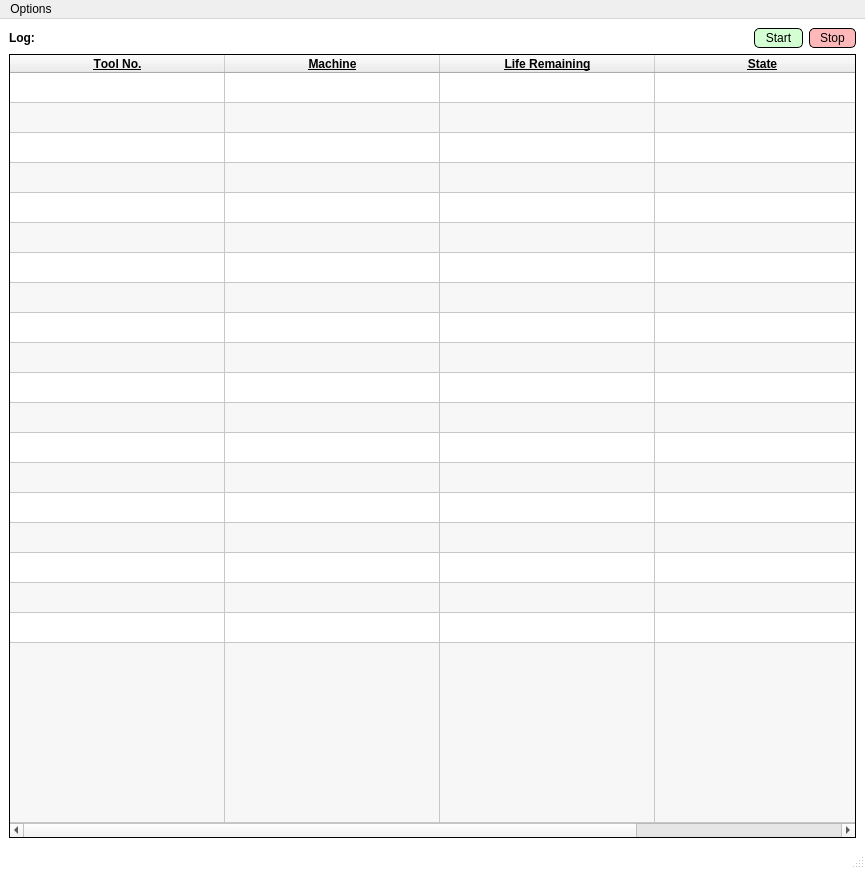
<?xml version="1.0" encoding="UTF-8"?>
<ui version="4.0">
 <class>mainWindow</class>
 <widget class="QMainWindow" name="mainWindow">
  <property name="windowModality">
   <enum>Qt::NonModal</enum>
  </property>
  <property name="geometry">
   <rect>
    <x>0</x>
    <y>0</y>
    <width>865</width>
    <height>869</height>
   </rect>
  </property>
  <property name="minimumSize">
   <size>
    <width>865</width>
    <height>869</height>
   </size>
  </property>
  <property name="windowTitle">
   <string>FORCAM Utility</string>
  </property>
  <property name="windowIcon">
   <iconset>
    <normaloff>../../resources/80b4b8eb0b96efddddd8acfebe392431.jpg</normaloff>../../resources/80b4b8eb0b96efddddd8acfebe392431.jpg</iconset>
  </property>
  <property name="styleSheet">
   <string notr="true">QMainWindow {
	font-family: Helvetica;
	background-color: rgb(255, 255, 255);
}

QPushButton {
	border: 1px solid;
	border-radius: 5px;
	padding: 0 10px 0 10px;
}

QTableWidget {
	border: 1px solid black
}

QPushButton:pressed {
	margin-top: 1px;
}

QProgressBar {
	text-align: center;
	border: 1px solid black;
	border-radius: 20px;
}</string>
  </property>
  <property name="documentMode">
   <bool>false</bool>
  </property>
  <property name="tabShape">
   <enum>QTabWidget::Rounded</enum>
  </property>
  <widget class="QWidget" name="centralwidget">
   <layout class="QGridLayout" name="gridLayout_3">
    <item row="0" column="1">
     <layout class="QGridLayout" name="gridLayout_2">
      <item row="0" column="2">
       <spacer name="horizontalSpacer">
        <property name="orientation">
         <enum>Qt::Horizontal</enum>
        </property>
        <property name="sizeHint" stdset="0">
         <size>
          <width>40</width>
          <height>20</height>
         </size>
        </property>
       </spacer>
      </item>
      <item row="0" column="0">
       <widget class="QLabel" name="lblLog">
        <property name="minimumSize">
         <size>
          <width>27</width>
          <height>0</height>
         </size>
        </property>
        <property name="maximumSize">
         <size>
          <width>27</width>
          <height>16777215</height>
         </size>
        </property>
        <property name="font">
         <font>
          <bold>true</bold>
         </font>
        </property>
        <property name="text">
         <string>Log:</string>
        </property>
       </widget>
      </item>
      <item row="0" column="4">
       <widget class="QPushButton" name="btnStop">
        <property name="maximumSize">
         <size>
          <width>149</width>
          <height>149</height>
         </size>
        </property>
        <property name="styleSheet">
         <string notr="true">background-color: rgb(255, 184, 185);</string>
        </property>
        <property name="text">
         <string>Stop</string>
        </property>
       </widget>
      </item>
      <item row="1" column="0" colspan="5">
       <widget class="QTableWidget" name="tableView">
        <property name="tabletTracking">
         <bool>false</bool>
        </property>
        <property name="layoutDirection">
         <enum>Qt::LeftToRight</enum>
        </property>
        <property name="styleSheet">
         <string notr="true"/>
        </property>
        <property name="frameShape">
         <enum>QFrame::NoFrame</enum>
        </property>
        <property name="sizeAdjustPolicy">
         <enum>QAbstractScrollArea::AdjustIgnored</enum>
        </property>
        <property name="autoScroll">
         <bool>true</bool>
        </property>
        <property name="alternatingRowColors">
         <bool>true</bool>
        </property>
        <property name="selectionMode">
         <enum>QAbstractItemView::NoSelection</enum>
        </property>
        <property name="textElideMode">
         <enum>Qt::ElideLeft</enum>
        </property>
        <property name="showGrid">
         <bool>true</bool>
        </property>
        <property name="sortingEnabled">
         <bool>true</bool>
        </property>
        <property name="rowCount">
         <number>20</number>
        </property>
        <property name="columnCount">
         <number>4</number>
        </property>
        <attribute name="horizontalHeaderCascadingSectionResizes">
         <bool>true</bool>
        </attribute>
        <attribute name="horizontalHeaderDefaultSectionSize">
         <number>215</number>
        </attribute>
        <attribute name="horizontalHeaderShowSortIndicator" stdset="0">
         <bool>true</bool>
        </attribute>
        <attribute name="horizontalHeaderStretchLastSection">
         <bool>true</bool>
        </attribute>
        <attribute name="verticalHeaderVisible">
         <bool>false</bool>
        </attribute>
        <attribute name="verticalHeaderCascadingSectionResizes">
         <bool>true</bool>
        </attribute>
        <attribute name="verticalHeaderDefaultSectionSize">
         <number>30</number>
        </attribute>
        <attribute name="verticalHeaderHighlightSections">
         <bool>true</bool>
        </attribute>
        <attribute name="verticalHeaderShowSortIndicator" stdset="0">
         <bool>true</bool>
        </attribute>
        <attribute name="verticalHeaderStretchLastSection">
         <bool>true</bool>
        </attribute>
        <row/>
        <row/>
        <row/>
        <row/>
        <row/>
        <row/>
        <row/>
        <row/>
        <row/>
        <row/>
        <row/>
        <row/>
        <row/>
        <row/>
        <row/>
        <row/>
        <row/>
        <row/>
        <row/>
        <row/>
        <column>
         <property name="text">
          <string>Tool No.</string>
         </property>
         <property name="font">
          <font>
           <italic>false</italic>
           <bold>true</bold>
           <underline>true</underline>
           <kerning>false</kerning>
          </font>
         </property>
         <property name="background">
          <color>
           <red>165</red>
           <green>191</green>
           <blue>218</blue>
          </color>
         </property>
        </column>
        <column>
         <property name="text">
          <string>Machine</string>
         </property>
         <property name="font">
          <font>
           <bold>true</bold>
           <underline>true</underline>
           <kerning>false</kerning>
          </font>
         </property>
         <property name="background">
          <color>
           <red>165</red>
           <green>191</green>
           <blue>218</blue>
          </color>
         </property>
        </column>
        <column>
         <property name="text">
          <string>Life Remaining</string>
         </property>
         <property name="font">
          <font>
           <bold>true</bold>
           <underline>true</underline>
           <kerning>false</kerning>
          </font>
         </property>
         <property name="background">
          <color>
           <red>165</red>
           <green>191</green>
           <blue>218</blue>
          </color>
         </property>
        </column>
        <column>
         <property name="text">
          <string>State</string>
         </property>
         <property name="font">
          <font>
           <bold>true</bold>
           <underline>true</underline>
           <kerning>false</kerning>
          </font>
         </property>
         <property name="background">
          <color>
           <red>165</red>
           <green>191</green>
           <blue>218</blue>
          </color>
         </property>
        </column>
        <item row="0" column="0">
         <property name="text">
          <string/>
         </property>
         <property name="font">
          <font>
           <underline>false</underline>
          </font>
         </property>
         <property name="background">
          <brush brushstyle="NoBrush">
           <color alpha="255">
            <red>165</red>
            <green>191</green>
            <blue>218</blue>
           </color>
          </brush>
         </property>
        </item>
       </widget>
      </item>
      <item row="0" column="3">
       <widget class="QPushButton" name="btnStart">
        <property name="maximumSize">
         <size>
          <width>149</width>
          <height>149</height>
         </size>
        </property>
        <property name="styleSheet">
         <string notr="true">background-color: rgb(212, 255, 210)</string>
        </property>
        <property name="text">
         <string>Start</string>
        </property>
       </widget>
      </item>
      <item row="0" column="1">
       <widget class="QLabel" name="lblLogDesc">
        <property name="minimumSize">
         <size>
          <width>500</width>
          <height>0</height>
         </size>
        </property>
        <property name="maximumSize">
         <size>
          <width>500</width>
          <height>16777215</height>
         </size>
        </property>
        <property name="text">
         <string/>
        </property>
       </widget>
      </item>
     </layout>
    </item>
   </layout>
  </widget>
  <widget class="QMenuBar" name="menubar">
   <property name="geometry">
    <rect>
     <x>0</x>
     <y>0</y>
     <width>865</width>
     <height>22</height>
    </rect>
   </property>
   <widget class="QMenu" name="menuOptions">
    <property name="title">
     <string>Options</string>
    </property>
    <addaction name="actionIP_Configuration"/>
    <addaction name="actionExit"/>
   </widget>
   <addaction name="menuOptions"/>
  </widget>
  <widget class="QStatusBar" name="statusbar">
   <property name="autoFillBackground">
    <bool>false</bool>
   </property>
   <property name="sizeGripEnabled">
    <bool>true</bool>
   </property>
  </widget>
  <action name="actionIP_Configuration">
   <property name="text">
    <string>IP Configuration</string>
   </property>
  </action>
  <action name="actionExit">
   <property name="text">
    <string>Exit</string>
   </property>
  </action>
 </widget>
 <resources>
  <include location="../../resources/gui_assets.qrc"/>
 </resources>
 <connections/>
</ui>
